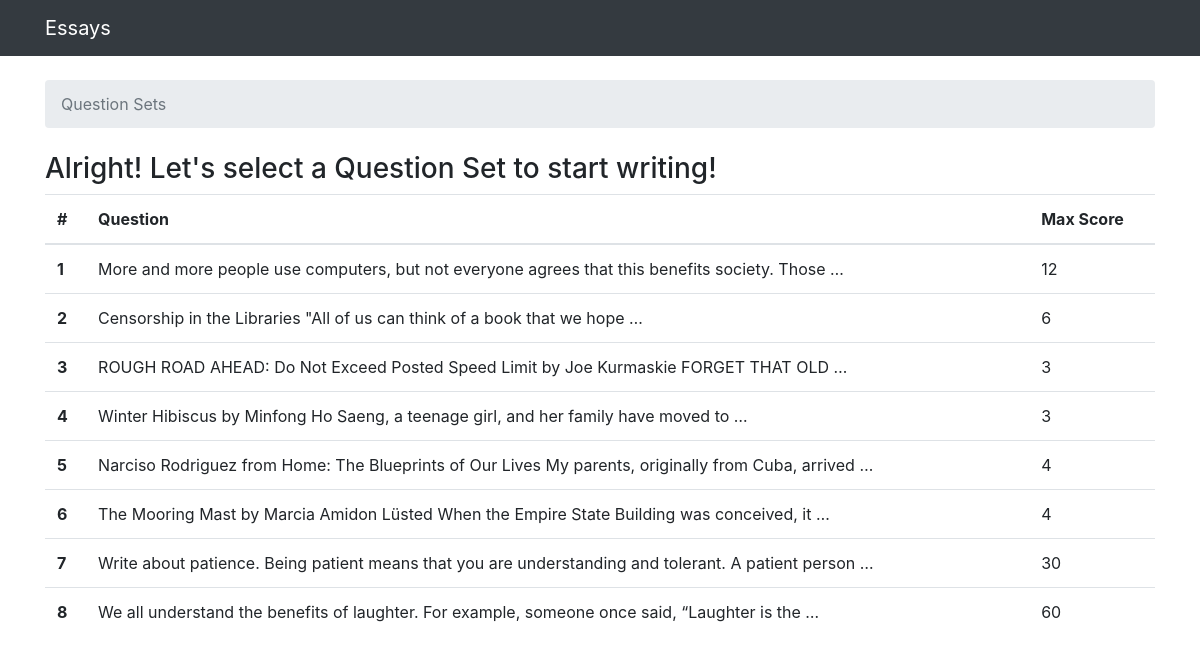
The page / on the database its author committed.
### grader/models.py (models this page shows, shortened)
class Question(models.Model):
    question_title = models.TextField(max_length=100000)
    set = models.IntegerField(unique=True)
    min_score = models.IntegerField()
    max_score = models.IntegerField()

### grader/views.py (the view)
# urls.py: path('', views.index, name='index'),
def index(request):
    questions_list = Question.objects.order_by('set')
    context = {
        'questions_list': questions_list,
    }
    return render(request, 'grader/index.html', context)

### grader/templates/grader/index.html (shortened to what this page needs)
{% extends 'base.html' %}
{% block breadcrumb %}
  <li class="breadcrumb-item active">Question Sets</li>
{% endblock %}
{% block content %}
    {% if questions_list %}
        <p class="h3">Alright! Let's select a Question Set to start writing!</p>
        <table class="table">
                <thead>
                  <tr>
                    <th scope="col">#</th>
                    <th scope="col">Question</th>
                    <th scope="col">Max Score</th>
                  </tr>
                </thead>
                {% for question in questions_list %}
                    <tr class="clickable-row" data-href='/{{ question.set }}'>
                        <th scope="row">{{ question.set }}</th>
                        <td>{{ question.question_title|truncatewords:15 }}</td>
                        <td>{{ question.max_score }}</td>
                      </tr>
                {% endfor %}
        </table>
    {% else %}
        <p>No polls are available.</p>
    {% endif %}
{% endblock %}

### templates/base.html (shortened to what this page needs)
{% load static %}<!DOCTYPE html>
<html>
  <head>
    <link rel="stylesheet" href="{% static 'css/bootstrap.min.css' %}">
  </head>
  <body>
    <nav class="navbar navbar-expand-lg navbar-dark bg-dark">
      <div class="container">
        <a class="navbar-brand" href="{% url 'index' %}">Essays</a>
      </div>
    </nav>
    <div class="container">
      <ol class="breadcrumb my-4">
        {% block breadcrumb %}
        {% endblock %}
      </ol>
      {% block content %}
      {% endblock %}
    </div>
  </body>
</html>

### rows shown on the page
Question: set "1", question_title "More and more people use computers, but not everyone agrees that this benefits society. Those …", max_score "12"
Question: set "2", question_title "Censorship in the Libraries \"All of us can think of a book that we hope …", max_score "6"
Question: set "3", question_title "ROUGH ROAD AHEAD: Do Not Exceed Posted Speed Limit by Joe Kurmaskie FORGET THAT OLD …", max_score "3"
Question: set "4", question_title "Winter Hibiscus by Minfong Ho Saeng, a teenage girl, and her family have moved to …", max_score "3"
Question: set "5", question_title "Narciso Rodriguez from Home: The Blueprints of Our Lives My parents, originally from Cuba, arrived …", max_score "4"
Question: set "6", question_title "The Mooring Mast by Marcia Amidon Lüsted When the Empire State Building was conceived, it …", max_score "4"
Question: set "7", question_title "Write about patience. Being patient means that you are understanding and tolerant. A patient person …", max_score "30"
Question: set "8", question_title "We all understand the benefits of laughter. For example, someone once said, “Laughter is the …", max_score "60"
